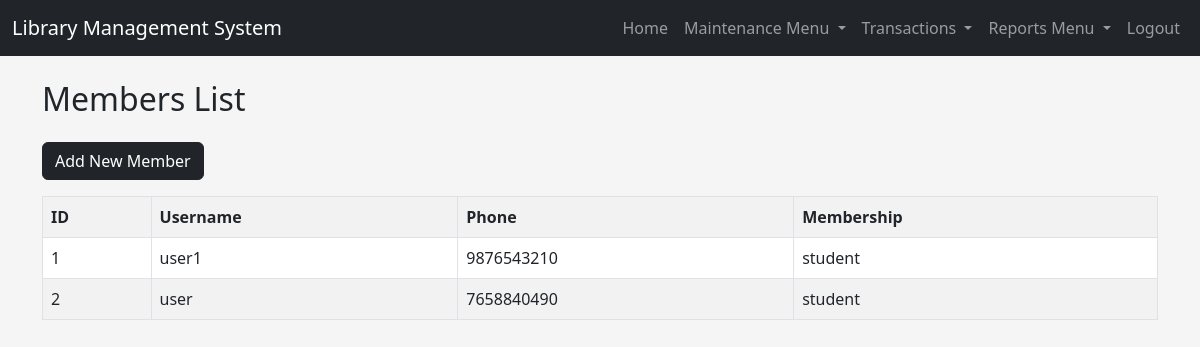
Screenshot of /members/ (signed in) with the database file from the repository.
### library/models.py (models this page shows, shortened)
class Member(models.Model):
    user = models.OneToOneField(User, on_delete=models.CASCADE)
    membership = models.ForeignKey(Membership, on_delete=models.SET_NULL, null=True)
    phone = models.CharField(max_length=15)

class Membership(models.Model):
    membership_type = models.CharField(max_length=50)
    duration_days = models.IntegerField()
    amount = models.DecimalField(max_digits=8, decimal_places=2)

### library/views.py (the view)
    def wrapper(request, *args, **kwargs):
        if request.user.is_superuser:
            return view_func(request,
                             *args,
                             **kwargs)
        return HttpResponse(
            "Access Denied"
        )

### library/views.py (called while the page is built)
def admin_only(view_func):
    def wrapper(request, *args, **kwargs):
        if request.user.is_superuser:
            return view_func(request,
                             *args,
                             **kwargs)
        return HttpResponse(
            "Access Denied"
        )
    return wrapper

@login_required
@admin_only
def members(request):
    members = Member.objects.all()
    return render(request,
                  'members.html',
                  {'members': members})

### library/templates/members.html
{% extends 'base.html' %}
{% block content %}
<h2 class="mb-4">
    Members List
</h2>
<div class="mb-3">
    <a href="/add-member/"
       class="btn btn-dark">
        Add New Member
    </a>
</div>
<table class="table table-bordered table-striped">
    <tr>
        <th>ID</th>
        <th>Username</th>
        <th>Phone</th>
        <th>Membership</th>
    </tr>
    {% for member in members %}
    <tr>
        <td>{{ member.id }}</td>
        <td>{{ member.user.username }}</td>
        <td>{{ member.phone }}</td>
        <td>{{ member.membership.membership_type }}</td>
    </tr>
    {% endfor %}
</table>
{% endblock %}

### library/templates/base.html (style rules this page uses)
body { background-color:#f5f5f5; }

### rows the page displays
Member: id "1", user.username "user1", phone "9876543210", membership.membership_type "student"
Member: id "2", user.username "user", phone "7658840490", membership.membership_type "student"
